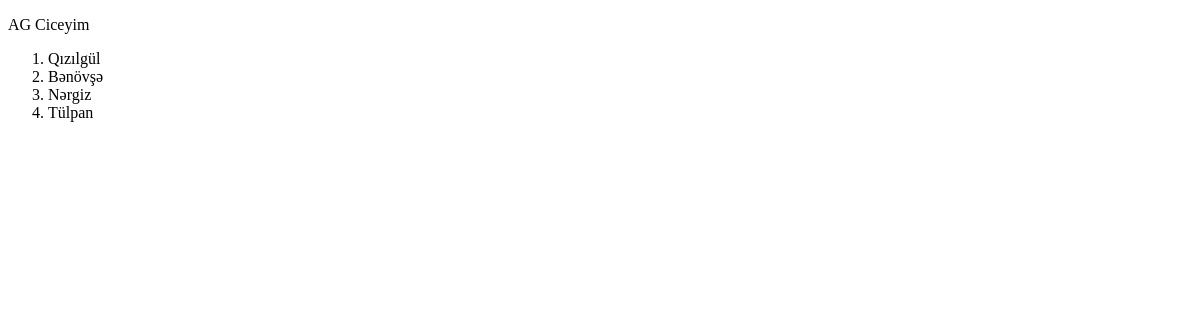
The app's page /flowers/, older data.
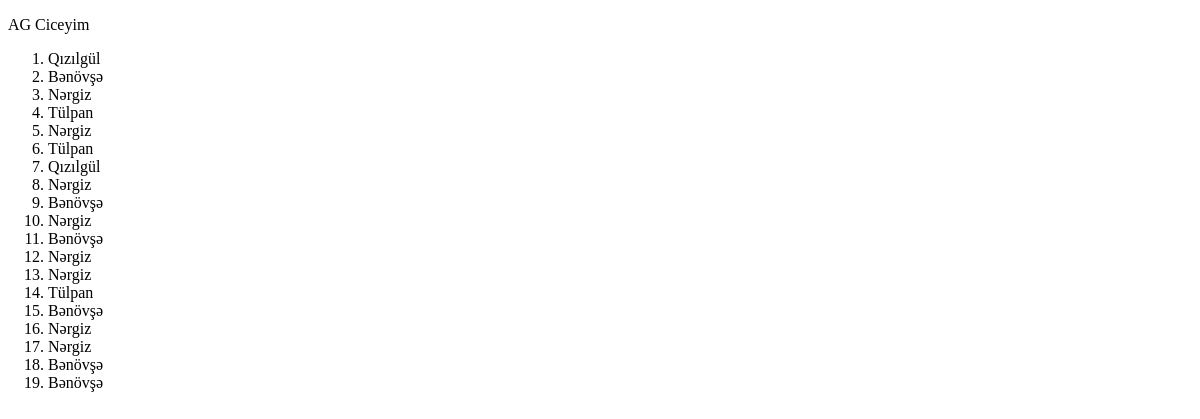
The same page, newer data.
### products/models.py (models this page shows)
class Flower(models.Model):
    name = models.CharField(max_length=32)
    price = models.FloatField(default=0)
    stock_amount = models.PositiveIntegerField(default=0)
    is_main = models.BooleanField(default=False)
    code = models.PositiveSmallIntegerField(default=0)
    def __str__(self) -> str:
        return f"{self.name}"

### products/views.py (the view)
def flower_api_view(request):
    flowers = Flower.objects.all()
    context = {
        "flowers": flowers
    }
    return render(request, "products/flowers.html", context)

### products/templates/products/flowers.html (shortened to what this page needs)
<!DOCTYPE html>
<html lang="en">
<head>
</head>
<body>
    <p> AG Ciceyim </p>
    <ol>
        {% for flower in flowers %}
        <li>{{ flower }}</li>
        {%endfor%}
    </ol>
</body>
</html>

Row changes from the older to the newer data that the page shows:
added Flower: name "Nərgiz"
added Flower: name "Tülpan"
added Flower: name "Qızılgül"
added Flower: name "Nərgiz"
added Flower: name "Bənövşə"
added Flower: name "Nərgiz"
added Flower: name "Bənövşə"
added Flower: name "Nərgiz"
added Flower: name "Nərgiz"
added Flower: name "Tülpan"
added Flower: name "Bənövşə"
added Flower: name "Nərgiz"
added Flower: name "Nərgiz"
added Flower: name "Bənövşə"
added Flower: name "Bənövşə"
